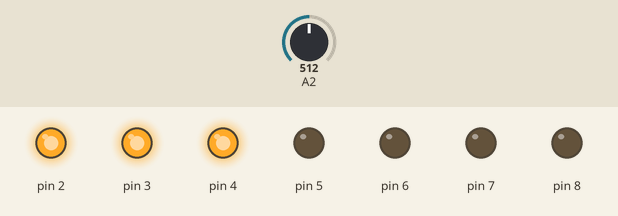
Recording of a sketch running on a simulated Arduino Uno, built with avr-gcc and run on an emulated ATmega328P. On the bench: output pins drawn as LEDs (lit = HIGH). The test bench sets the inputs (shaded band); at power-on: A2 = 512.

Above: at 1.2 s.
1.3 s: A2 set to 568
2.8 s: A2 set to 592
At 4.1 s:
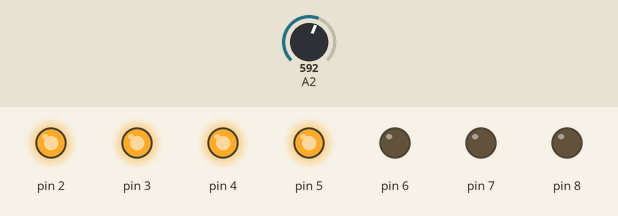
4.4 s: A2 set to 306
At 5.4 s:
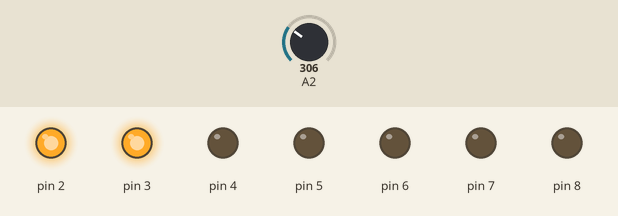
6.0 s: A2 set to 282
At 6.7 s:
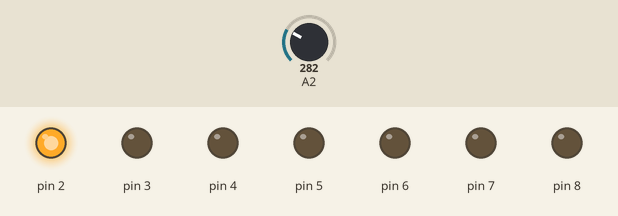
7.6 s: A2 set to 163
9.1 s: A2 set to 134
At 10.5 s:
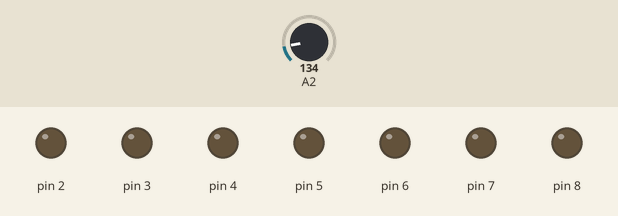
Timing chart, 0 to 11.7 s (numbered marks = the images above; inputs shaded):
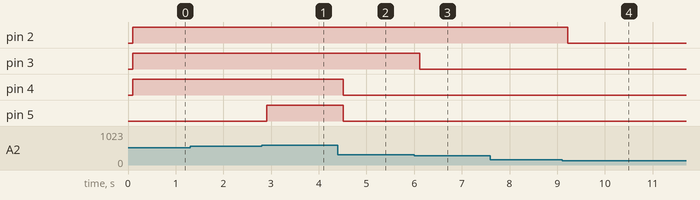

The sketch:

LAB3-1.ino
```cpp
int sensorValue = 0;
int i;
void setup()
{

    for (i = 2; i <= 8; i++) // LED Pin 2 - 8
    {
        pinMode(i, OUTPUT);
    }
}

void loop()
{
    sensorValue = analogRead(A2);
    sensorValue = map(sensorValue, 0, 1023, 0, 7);

    delay(100);

    if (sensorValue == 0)
    {
        for (i = 2; i <= 8; i++)
        {
            digitalWrite(i, LOW);
        }
    }

    if (sensorValue == 1)
    {
        digitalWrite(2, HIGH);
        for (i = 3; i <= 8; i++)
        {
            digitalWrite(i, LOW);
        }
    }

    if (sensorValue == 2)
    {
        for (i = 2; i <= 3; i++)
        {
            digitalWrite(i, HIGH);
        }
        for (i = 4; i <= 8; i++)
        {
            digitalWrite(i, LOW);
        }
    }

    if (sensorValue == 3)
    {
        for (i = 2; i <= 4; i++)
        {
            digitalWrite(i, HIGH);
        }
        for (i = 5; i <= 8; i++)
        {
            digitalWrite(i, LOW);
        }
    }

    if (sensorValue == 4)
    {
        for (i = 2; i <= 5; i++)
        {
            digitalWrite(i, HIGH);
        }
        for (i = 6; i <= 8; i++)
        {
            digitalWrite(i, LOW);
        }
    }
    if (sensorValue == 5)
    {
        for (i = 2; i <= 6; i++)
        {
            digitalWrite(i, HIGH);
        }
        for (i = 7; i <= 8; i++)
        {
            digitalWrite(i, LOW);
        }
    }
    if (sensorValue == 6)
    {
        for (i = 2; i <= 7; i++)
        {
            digitalWrite(i, HIGH);
        }
        digitalWrite(8, LOW);
    }
    if (sensorValue == 7)
    {
        for (i = 2; i <= 8; i++)
        {
            digitalWrite(i, HIGH);
        }
    }
}
```

Measured:
- the behaviour switches between 584 and 585 on A2 (found by bisection; images 0 and 1)
- the behaviour switches between 293 and 292 on A2 (found by bisection; images 2 and 3)
- the behaviour switches between 147 and 146 on A2 (found by bisection; images 3 and 4)
- after the input at 1.3 s, every drawn part: stays the same
- after the input at 2.8 s, pin 5: LOW → HIGH after 0.11 s
- after the input at 4.4 s, pin 4, pin 5: HIGH → LOW after 0.11 s
- after the input at 6.0 s, pin 3: HIGH → LOW after 0.11 s
- after the input at 7.6 s, every drawn part: stays the same
- after the input at 9.1 s, pin 2: HIGH → LOW after 0.12 s
